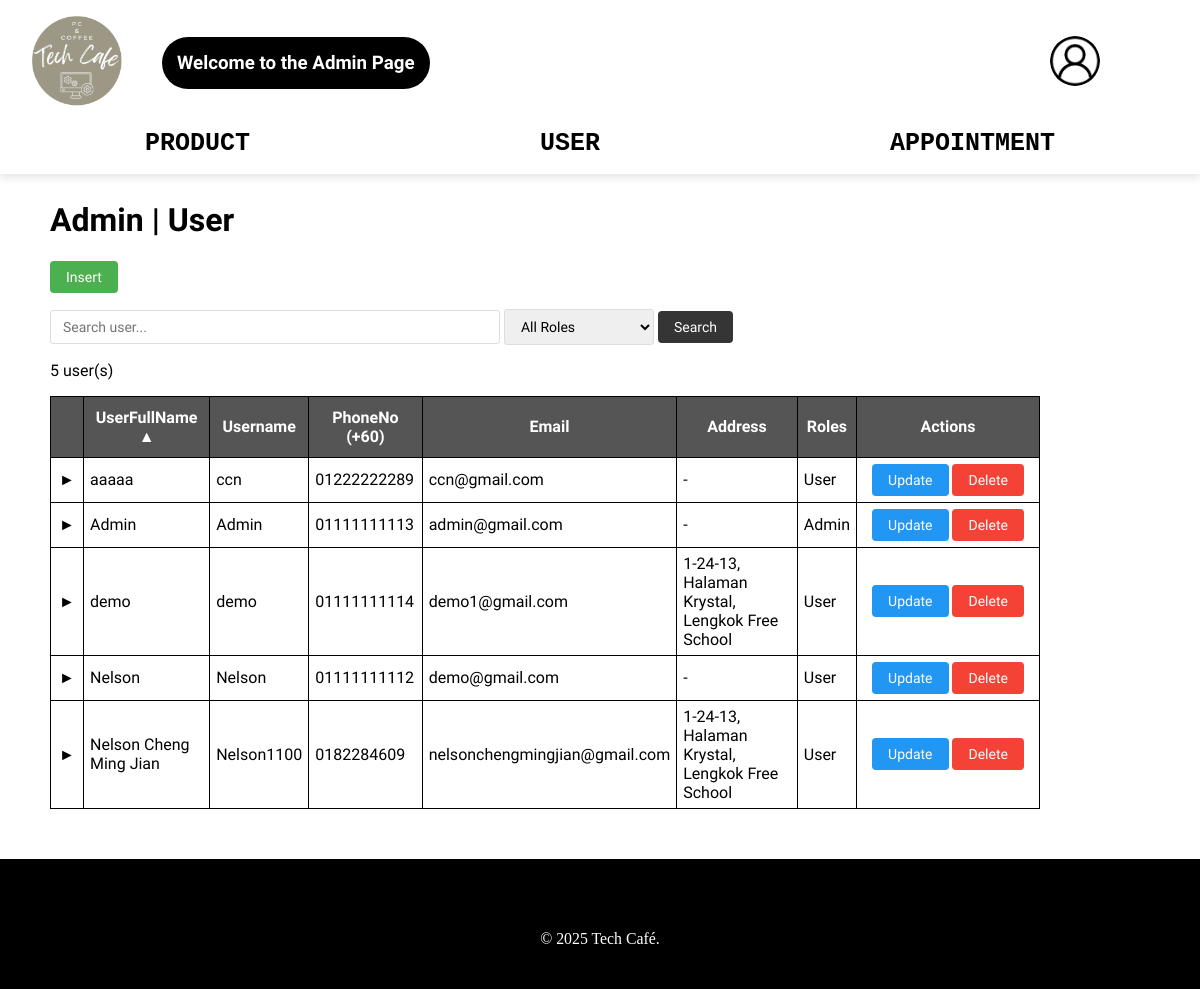
/admin/user.php (signed in), run on an earlier commit of the app's database.
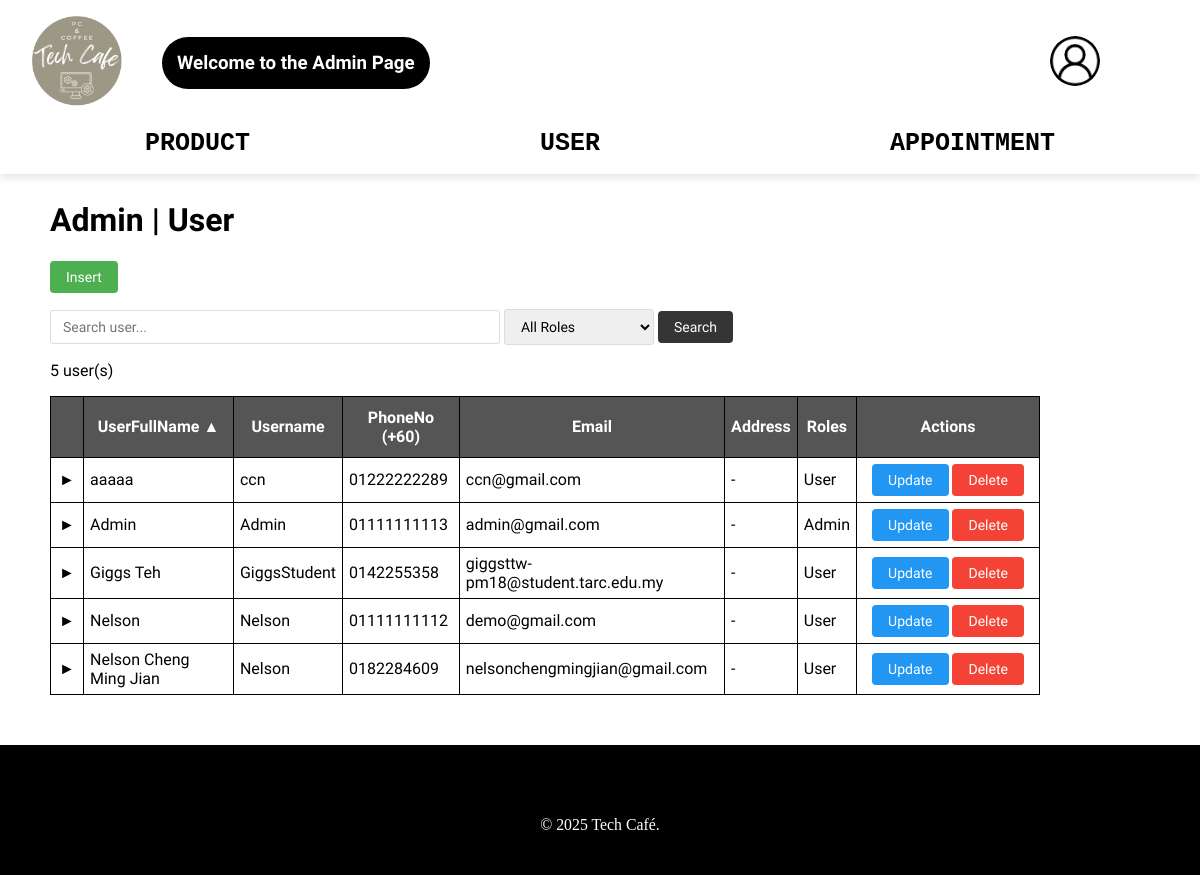
And on a later commit of the database.
### tables this page shows
CREATE TABLE `user` (
  `UserFullName` varchar(100) NOT NULL,
  `Username` varchar(15) NOT NULL,
  `PhoneNo` int(11) NOT NULL,
  `Email` varchar(40) NOT NULL,
  `Pass` varchar(100) NOT NULL,
  `ProfilePic` varchar(100) NOT NULL,
  `Address` varchar(100) NOT NULL,
  `Roles` varchar(5) NOT NULL DEFAULT 'User'
);

### base.php (called while the page is built, shortened)
<?php
$_db = new PDO('mysql:dbname=techcafe', 'root', '', [
	PDO::ATTR_DEFAULT_FETCH_MODE => PDO::FETCH_ASSOC
]);
function req($key, $value = null)
{
	$value = $_REQUEST[$key] ?? $value;
	return is_array($value) ? array_map('trim', $value) : trim($value);
}
if (isset($_SESSION['Email'])) {
	$email=$_SESSION['Email'];
	$stm = $_db->prepare("SELECT * FROM user WHERE Email = ?");
	$stm->execute([$email]);
}

### admin/user.php (the view, shortened to what the changed rows need)
<?php
require '../base.php';
include '../admin_head.php';
$search = $_GET['search'] ?? '';
$role = $_GET['role'] ?? '';
$sort1 = $_GET['sort1'] ?? 'UserFullName';
$dir1 = $_GET['dir1'] ?? 'asc';
$sort2 = $_GET['sort2'] ?? 'CartID';
$dir2 = $_GET['dir2'] ?? 'asc';
$open = req('open');
if (!empty($role)) {
    $stm = $_db->prepare("
        SELECT * FROM user
        WHERE
            (UserFullName LIKE ? OR Username LIKE ? OR PhoneNo LIKE ? OR Email LIKE ?)
            AND Roles = ?
        ORDER BY $sort1 $dir1
    ");
    $stm->execute(["%$search%", "%$search%", "%$search%", "%$search%", $role]);
} else {
    $stm = $_db->prepare("
        SELECT * FROM user
        WHERE
            UserFullName LIKE ? OR Username LIKE ? OR PhoneNo LIKE ? OR Email LIKE ?
        ORDER BY $sort1 $dir1
    ");
    $stm->execute(["%$search%", "%$search%", "%$search%", "%$search%"]);
}
$users = $stm->fetchAll();
?>
<!DOCTYPE html>
<html lang="en">
<head>
</head>
<body>
    <main class="admin">
        <h1>Admin | User</h1>
        <table class="admin-table">
            <tr>
                <th width="20px"></th>
                <th>
                    <a href="?sort1=UserFullName&dir1=<?= $sort1 === 'UserFullName' && $dir1 === 'asc' ? 'desc' : 'asc' ?>&sort2=<?= $sort2 ?>&dir2=<?= $dir2 ?>&search=<?= urlencode($search) ?>&role=<?= urlencode($role) ?>">
                        UserFullName <?= $sort1 === 'UserFullName' ? (strtoupper($dir1) === 'ASC' ? '▲' : '▼') : '' ?>
                    </a>
                </th>
                <th>
                    <a href="?sort1=Username&dir1=<?= $sort1 === 'Username' && $dir1 === 'asc' ? 'desc' : 'asc' ?>&sort2=<?= $sort2 ?>&dir2=<?= $dir2 ?>&search=<?= urlencode($search) ?>&role=<?= urlencode($role) ?>">
                        Username <?= $sort1 === 'Username' ? (strtoupper($dir1) === 'ASC' ? '▲' : '▼') : '' ?>
                    </a>
                </th>
                <th>
                    <a href="?sort1=PhoneNo&dir1=<?= $sort1 === 'PhoneNo' && $dir1 === 'asc' ? 'desc' : 'asc' ?>&sort2=<?= $sort2 ?>&dir2=<?= $dir2 ?>&search=<?= urlencode($search) ?>&role=<?= urlencode($role) ?>">
                        PhoneNo (+60) <?= $sort1 === 'PhoneNo' ? (strtoupper($dir1) === 'ASC' ? '▲' : '▼') : '' ?>
                    </a>
                </th>
                <th>
                    <a href="?sort1=Email&dir1=<?= $sort1 === 'Email' && $dir1 === 'asc' ? 'desc' : 'asc' ?>&sort2=<?= $sort2 ?>&dir2=<?= $dir2 ?>&search=<?= urlencode($search) ?>&role=<?= urlencode($role) ?>">
                        Email <?= $sort1 === 'Email' ? (strtoupper($dir1) === 'ASC' ? '▲' : '▼') : '' ?>
                    </a>
                </th>
                <th>
                    <a href="?sort1=Address&dir1=<?= $sort1 === 'Address' && $dir1 === 'asc' ? 'desc' : 'asc' ?>&sort2=<?= $sort2 ?>&dir2=<?= $dir2 ?>&search=<?= urlencode($search) ?>&role=<?= urlencode($role) ?>">
                        Address <?= $sort1 === 'Address' ? (strtoupper($dir1) === 'ASC' ? '▲' : '▼') : '' ?>
                    </a>
                </th>
                <th>
                    <a href="?sort1=Roles&dir1=<?= $sort1 === 'Roles' && $dir1 === 'asc' ? 'desc' : 'asc' ?>&sort2=<?= $sort2 ?>&dir2=<?= $dir2 ?>&search=<?= urlencode($search) ?>&role=<?= urlencode($role) ?>">
                        Roles <?= $sort1 === 'Roles' ? (strtoupper($dir1) === 'ASC' ? '▲' : '▼') : '' ?>
                    </a>
                </th>
                <th width="170px">Actions</th>
            </tr>
            <?php foreach ($users as $u): ?>
                <tr class="admin-row">
                    <td>
                        <span class="toggle-arrow" onclick="toggleTable('<?= $u['Email'] ?>', event)">
                            <?= $open == $u['Email'] ? '&#9660;' : '&#9658;' ?>
                        </span>
                    </td>
                    <td><?= $u['UserFullName'] ?></td>
                    <td><?= $u['Username'] ?></td>
                    <td><?= '0' . $u['PhoneNo'] ?></td>
                    <td><?= $u['Email'] ?></td>
                    <td><?= empty($u['Address']) ? '-' : $u['Address'] ?></td>
                    <td><?= $u['Roles'] ?></td>
                    <td style="text-align: center;">
                        <button data-get="user_update.php?Email=<?= $u['Email'] ?>" class="admin-btn btn-update">Update</button>
                        <button data-confirm="Confirm Delete Record?" data-post="user_delete.php?Email=<?= $u['Email'] ?>" class="admin-btn btn-delete">Delete</button>
                    </td>
                </tr>
            <?php endforeach; ?>
        </table>
    </main>
    <?php
    include '../admin_foot.php';
    ?>
</body>
</html>

What changed in the data, as far as the page shows it:
removed user: UserFullName "demo", Username "demo", PhoneNo "1111111114", Email "demo1@gmail.com", Address "1-24-13, Halaman Krystal, Lengkok Free School", Roles "User"
added user: UserFullName "Giggs Teh", Username "GiggsStudent", PhoneNo "142255358", Email "giggsttw-pm18@student.tarc.edu.my", Roles "User"
changed user "Nelson Cheng Ming Jian": Username "Nelson1100" → "Nelson"; Address "1-24-13, Halaman Krystal, Lengkok Free School" → "-"
